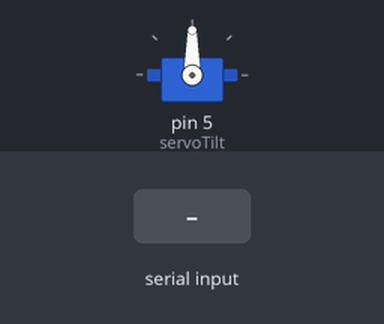
Simulated run of this sketch. Board: Arduino Uno, built with avr-gcc and run on an emulated ATmega328P. On the bench: servo. The inputs (shaded band) are chosen by the test bench.

Above: at 1.2 s.
1.3 s: "Y90\n" received over Serial
At 1.7 s:
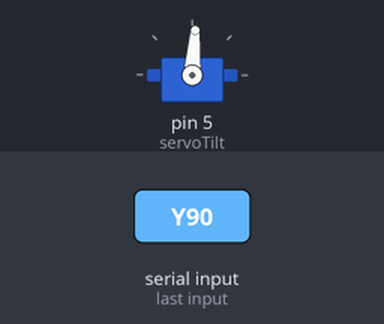
2.8 s: "Y,45\n" received over Serial
At 4.0 s:
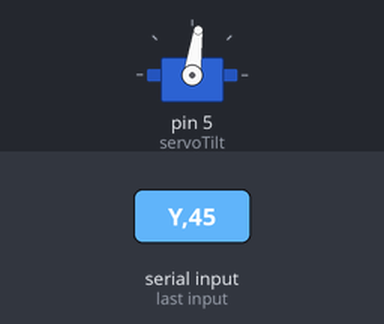
4.3 s: "Y90\n" received over Serial
At 5.1 s:
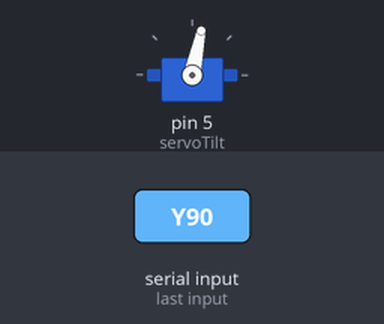
Timing chart, 0 to 7.3 s (numbered marks = the images above; inputs shaded):
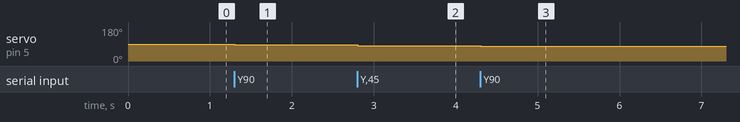

The sketch:

tilt2_s.ino
```cpp
#include <Servo.h>
Servo servoTilt;  // yoay ngang
int y;
int prevY = 90;
void setup() {
  Serial.begin(9600);
  servoTilt.attach(5);  // Ngang gắn vào 6
  servoTilt.write(prevY);
}
void Pos() {
  if (y < 0) {
    prevY += 4;
    if (prevY >= 180) {
      prevY -= 4;
    }
    servoTilt.write(prevY);
  }
  if (y > 0) {
    prevY -= 4;
    if (prevY <= 0) {
      prevY += 4;
    }
    servoTilt.write(prevY);
  }
}

void loop() {
  if (Serial.available() > 0) {
    if (Serial.read() == 'Y')  // Nhận ký tự y
    {
      y = Serial.parseInt();
      Pos();
    }
    while (Serial.available() > 0) {
      Serial.read();
    }
  }
}
```

Measured:
- after the input at 1.3 s, servo on pin 5 (servoTilt): 90° → 86° at once
- after the input at 2.8 s, servo on pin 5 (servoTilt): 86° → 82° at once
- after the input at 4.3 s, servo on pin 5 (servoTilt): 82° → 78° at once
